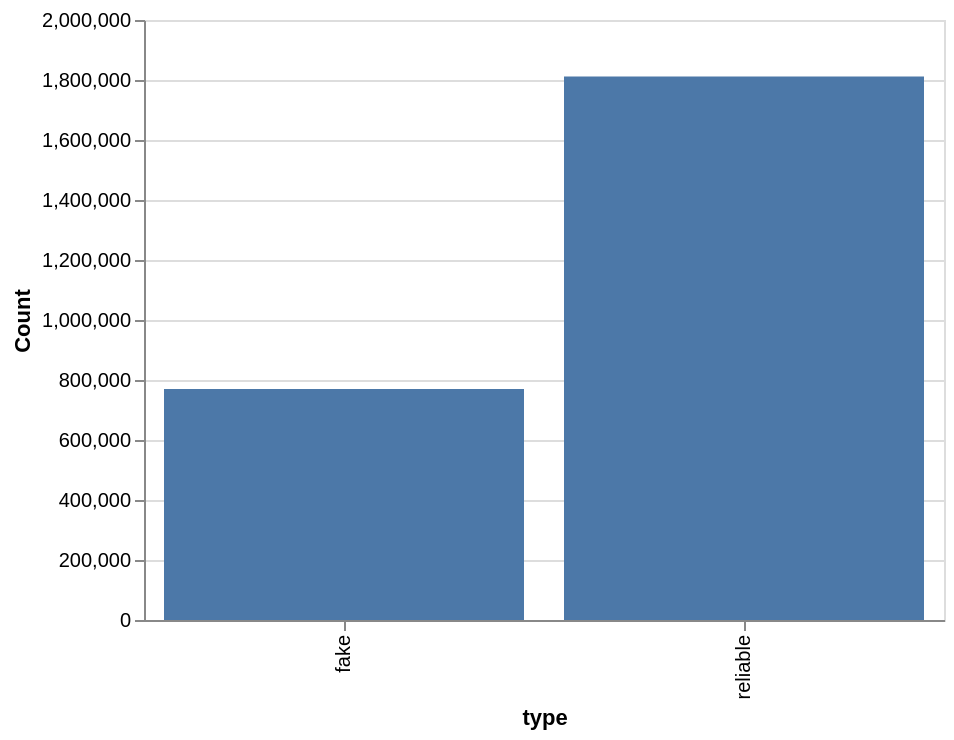

Write a Vega-Lite specification for this figure.
### Vega-Lite specification from a JSON file in a GitHub repository (floating-point values rounded to 4 significant figures)
{"config": {"view": {"width": 400, "height": 300}, "mark": {"tooltip": null}}, "data": {"name": "data-432df842dea8e359d11d6b96ebfd30ce"}, "mark": "bar", "encoding": {"x": {"type": "nominal", "axis": {"title": "type"}, "field": "x"}, "y": {"type": "quantitative", "axis": {"title": "Count"}, "field": "y"}}, "$schema": "https://vega.github.io/schema/vega-lite/v5.json", "datasets": {"data-432df842dea8e359d11d6b96ebfd30ce": [{"x": "reliable", "y": 1812000.0}, {"x": "fake", "y": 770300.0}]}}
